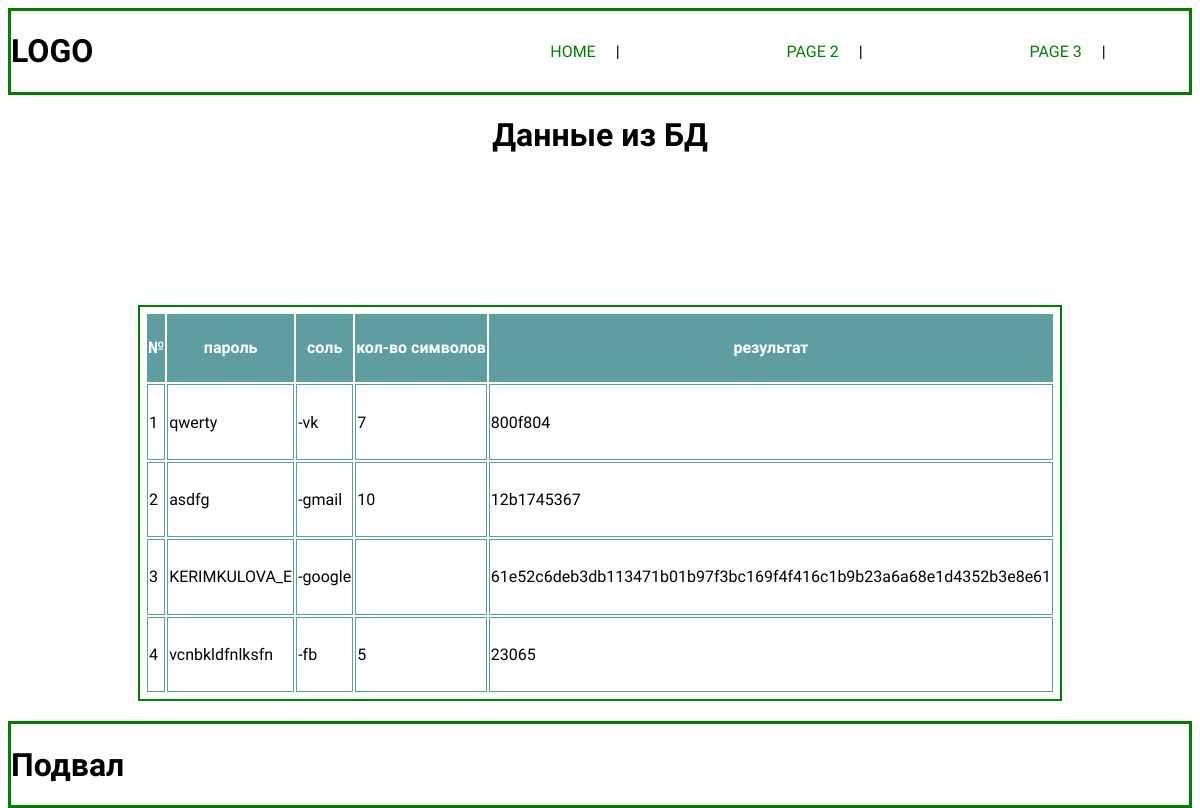
Page /page_3 on the committed database.
### tables this page shows
CREATE TABLE data (
            id INTEGER PRIMARY KEY AUTOINCREMENT,
            pwd TEXT,
            salt TEXT,
            num_char  INTEGER,
            result TEXT
        );

### app.py (the view)
@app.route("/page_3")
def p_3():
    return render_template("page_3.html", data=db.read_db(DB_PATH))

### db.py (called while the page is built)
def connection(path):
    connect = sql.connect(path)
    cursor = connect.cursor()
    return connect, cursor

def read_db(path):
    connect, cursor = connection(path)
    cursor.execute(
        "SELECT * FROM data;"
    )
    result = cursor.fetchall()
    return result

### templates/page_3.html
{% extends "base.html" %}
{% block main %}
<div class="content">
    <h1>Данные из БД</h1>
    <table>
        <tr>
            <th>№</th>
            <th>Пароль</th>
            <th>Соль</th>
            <th>Кол-во символов</th>
            <th>Результат</th>
        </tr>
        {% for row in data %}
        <tr>
            <td>{{ row[0] }}</td>
            <td>{{ row[1] }}</td>
            <td>{{ row[2] }}</td>
            <td>{{ row[3] }}</td>
            <td>{{ row[4] }}</td>
        </tr>
        {% endfor %}
    </table>
</div>
{% endblock %}

### templates/base.html (shortened to what this page needs)
<!DOCTYPE html>
<html lang="en">
<head>
    <link rel="stylesheet" href="static/style.css">
</head>
<body>
    <header>
        <div class="logo">
            <h1>LOGO</h1>
        </div>
        <ul class="nav">
            <li class="btn"><a href="/">Home</a></li>
            <li class="btn"><a href="/page_2">Page 2</a></li>
            <li class="btn"><a href="/page_3">Page 3</a></li>
        </ul>
    </header>
    <main>
        {% block main %}{% endblock %}
    </main>
    <footer>
        <h1>Подвал</h1>
    </footer>
</body>
</html>

### static/style.css (style rules this page uses)
html { height: 100%; }
body { height: 100%; font-family: 'Overlock SC', 'Arial', sans-serif; display: grid; grid-template-areas: "h h h h" "m m m m" "f f f f"; grid-template-rows: 1fr 8fr 1fr; }
header, footer { border: 3px solid green; }
header { grid-area: h; display: grid; }
.logo { grid-column: 1/3; }
.nav { grid-column: 3/6; display: flex; justify-content: space-around; align-items: center; list-style-type: none; }
.nav a { text-decoration: none; font-size: medium; text-transform: uppercase; color: green; }
.nav>li::after { margin-left: 20px; content: "|"; }
main { grid-area: m; }
.content { height: 100%; display: grid; justify-items: center; }
.content h1 { grid-row: 1/2; }
.content>table { grid-row: 2/4; border: 2px solid green; margin-bottom: 20px; padding: 5px; }
.content th { background-color: cadetblue; color: white; text-transform: lowercase; }
.content td { border: 1px solid cadetblue; }
footer { grid-area: f; }

### rows in the picture
data: id "1", pwd "qwerty", salt "-vk", num_char "7", result "800f804"
data: id "2", pwd "asdfg", salt "-gmail", num_char "10", result "12b1745367"
data: id "3", pwd "KERIMKULOVA_E", salt "-google", result "61e52c6deb3db113471b01b97f3bc169f4f416c1b9b23a6a68e1d4352b3e8e61"
data: id "4", pwd "vcnbkldfnlksfn", salt "-fb", num_char "5", result "23065"
